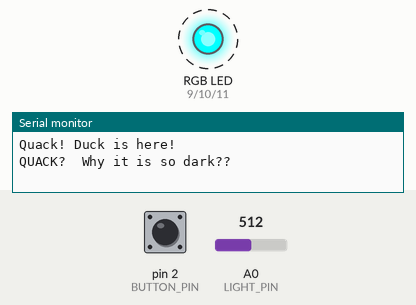
Simulated run of this sketch. Board: Arduino Uno, built with avr-gcc and run on an emulated ATmega328P. Parts: an RGB LED mixed from three pins (HIGH = lit), the last lines printed to the serial monitor. Dashed ring = blinking. The test bench sets the inputs (shaded band); at power-on: A0 (LIGHT_PIN) = 512, pin 2 (BUTTON_PIN) HIGH.

Above: at 0.95 s.
1.5 s: A0 (LIGHT_PIN) set to 268
4.5 s: A0 (LIGHT_PIN) set to 242
6.0 s: pin 2 (BUTTON_PIN) pulled LOW for 0.15 s
At 6.3 s:
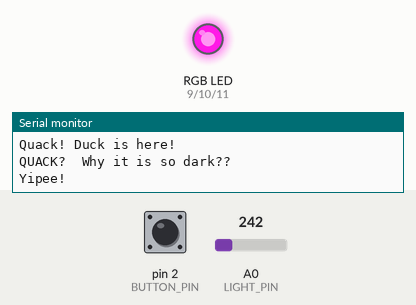
9.1 s: A0 (LIGHT_PIN) set to 260
At 9.54 s:
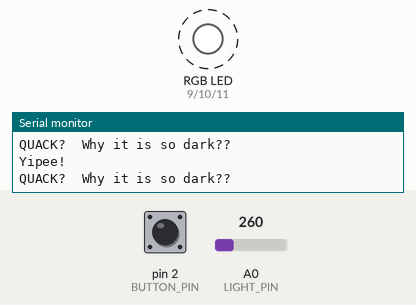
12.1 s: A0 (LIGHT_PIN) set to 240
At 13.4 s:
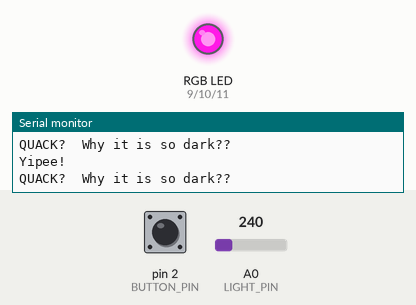
15.1 s: A0 (LIGHT_PIN) set to 306
At 20.4 s:
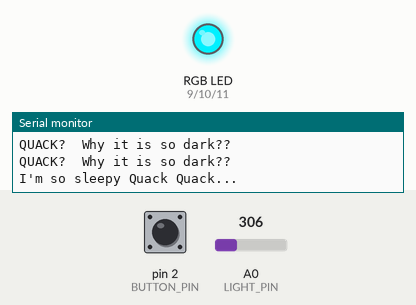
Timing chart, 0 to 23.2 s (numbered marks = the images above; inputs shaded):
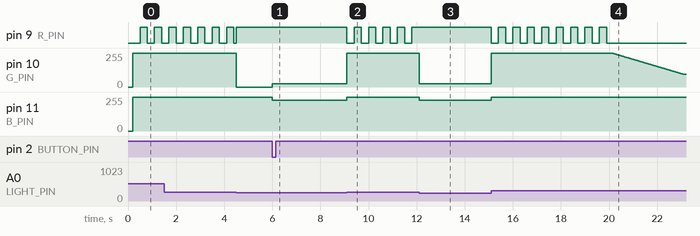

The sketch:

Interactive_Toy_HW_10-29_.ino
```cpp
const int R_PIN      = 9;
const int G_PIN      = 10;
const int B_PIN      = 11;
const int BUTTON_PIN = 2;
const int LIGHT_PIN  = A0;

const bool COMMON_ANODE    = true;
const bool DARK_IS_HIGH    = true;
const int  LIGHT_THRESHOLD = 250;

const int MIN_MOOD     = 0;
const int NEUTRAL_MOOD = 10;
const int MAX_MOOD     = 20;

const unsigned long UNTOUCH_MS     = 5000;  // ignored this long -> start getting angry
const unsigned long DECAY_STEP_MS  = 1000;  // time per red step
const unsigned long BLINK_MS       = 300;
const unsigned long DARK_TO_SLEEP  = 5000;
const unsigned long SLEEP_FADE_MS  = 3000;  // red -> yellow
const unsigned long YELLOW_HOLD_MS = 3000;
const unsigned long SLEEP_OFF_MIN_MS = 3000;  // LED stays off at least this long before waking
const unsigned long WAKE_FADE_MS   = 5000;  // off -> green (normal speed)
const unsigned long WAKE_SPEEDUP_MS = 500;  // after a press, the rest of the fade takes this long
const int YELLOW_GREEN_LEVEL = 160;         // lower if yellow looks too green

// ---------- NEW (sunbath) settings ----------
const int  SUN_THRESHOLD = 100;                  // sensor value BELOW this = flashlight on it (yours reads ~30-60)
const unsigned long SUN_ENTER_MS    = 300;      // light must stay this long before the sunbath starts
const unsigned long SUN_LEAVE_MS    = 500;      // light must be gone this long before the sunbath ends
const unsigned long SUN_TO_BROWN_MS = 5000;     // orange -> dark brown
const int SUN_STEPS = 10;                       // number of darker steps
const unsigned long WAVE_MS         = 1200;     // length of one brightness wave (100% -> 50% -> 100%)
const unsigned long HOT_FLASH_MS    = 500;      // red flicker when you press during the sunbath
const unsigned long HOT_BLINK_MS    = 125;      // red on / off speed of that flicker
const int ORANGE_R = 150, ORANGE_G = 100, ORANGE_B = 0;   // start color
const int BROWN_R  = 80,  BROWN_G  = 20,  BROWN_B  = 0;   // end color (dark brown)


enum State { AWAKE, DARK_BLINK, SLEEP_FADE, SLEEP_HOLD, SLEEP_OFF, WAKE_FADE, SUNBATH };   // NEW: SUNBATH
State state = AWAKE;
unsigned long stateStart = 0;

int mood = NEUTRAL_MOOD;
bool buttonWasPressed = false;
unsigned long lastTouch = 0;
unsigned long lastDecay = 0;

// wake fade progress (so a press can speed it up smoothly)
float wakeStartLevel = 0;                 // 0..1 brightness when the current speed began
unsigned long wakeDuration = WAKE_FADE_MS;
bool wakeSpedUp = false;

// sunbath variables
bool sunnyNow = false;                    // is the flashlight on the sensor right now?
unsigned long sunnyChangedAt = 0;         // when sunnyNow last changed
bool grillPrinted = false;                // "grill duck" message printed yet?
bool hotActive = false;                   // red flicker running?
unsigned long hotStart = 0;


void setup() {
  Serial.begin(9600);
  pinMode(BUTTON_PIN, INPUT_PULLUP);
  delay(200);                                              // let the pin settle
  buttonWasPressed = (digitalRead(BUTTON_PIN) == LOW);     // a button already "down" at power-up is not a click
  pinMode(R_PIN, OUTPUT);
  pinMode(G_PIN, OUTPUT);
  pinMode(B_PIN, OUTPUT);

  wakeToNeutral();
}

void loop() {
  bool dark = isDark();
  bool buttonClicked = readButtonClick();
  trackSun();                                              // NEW

  switch (state) {
    case AWAKE:      updateAwake(dark, buttonClicked);      break;
    case DARK_BLINK: updateDarkBlink(dark, buttonClicked);  break;
    case SLEEP_FADE: updateSleepFade();                     break;
    case SLEEP_HOLD: updateSleepHold();                     break;
    case SLEEP_OFF:  updateSleepOff(dark, buttonClicked);   break;
    case WAKE_FADE:  updateWakeFade(dark, buttonClicked);   break;
    case SUNBATH:    updateSunbath(buttonClicked);          break;   // NEW
  }
}


void changeState(State next) {
  state = next;
  stateStart = millis();
}

void enterAwake() {                 // keeps the current mood
  lastTouch = millis();
  lastDecay = millis();
  changeState(AWAKE);
}

void wakeToNeutral() {              // fade finished: fully green + announce
  mood = NEUTRAL_MOOD;
  Serial.println("Quack! Duck is here!");
  enterAwake();
}

void startSleep() {
  Serial.println("I'm so sleepy Quack Quack...");
  changeState(SLEEP_FADE);
}

void startWakeFade() {              // always begins from LED off, normal speed
  wakeStartLevel = 0;
  wakeDuration = WAKE_FADE_MS;
  wakeSpedUp = false;
  changeState(WAKE_FADE);
}


void updateAwake(bool dark, bool buttonClicked) {
  if (dark) {
    Serial.println("QUACK?  Why it is so dark??");
    changeState(DARK_BLINK);
    return;
  }
  if (sunReady()) {                  // NEW: flashlight detected -> sunbath
    startSunbath();
    return;
  }
  if (buttonClicked) handleButtonClick();
  handleDecay();
  showMood(mood);
}

void updateDarkBlink(bool dark, bool buttonClicked) {
  if (!dark) {                       // dark was short: restore previous mood
    enterAwake();
    return;
  }
  if (buttonClicked) {               // press = skip straight to sleep (yellow hold)
    Serial.println("'m so sleepy Quack Quack...");
    changeState(SLEEP_HOLD);
    return;
  }
  bool on = ((millis() - stateStart) / BLINK_MS) % 2 == 0;
  setColor(on ? 255 : 0, 0, 0);

  if (millis() - stateStart > DARK_TO_SLEEP) startSleep();
}

// sensor and button are ignored in SLEEP_FADE and SLEEP_HOLD
void updateSleepFade() {
  float t = progress(SLEEP_FADE_MS);
  setColor(255, YELLOW_GREEN_LEVEL * t, 0);      // red -> yellow
  if (t >= 1.0) changeState(SLEEP_HOLD);
}

void updateSleepHold() {
  setColor(255, YELLOW_GREEN_LEVEL, 0);
  if (millis() - stateStart >= YELLOW_HOLD_MS) changeState(SLEEP_OFF);
}

void updateSleepOff(bool dark, bool buttonClicked) {
  setColor(0, 0, 0);

  // stay off for a minimum time, ignoring light and button
  if (millis() - stateStart < SLEEP_OFF_MIN_MS) return;

  if (buttonClicked || !dark) startWakeFade();   // light or press -> start fading in
}

void updateWakeFade(bool dark, bool buttonClicked) {
  if (dark) {                        // dark again: yellow, then off
    Serial.println("Let me sleep quack quack...");
    changeState(SLEEP_HOLD);
  }

  float t = wakeLevel();

  if (buttonClicked && !wakeSpedUp) {            // press = finish the fade in 0.5s
    wakeStartLevel = t;
    wakeDuration = WAKE_SPEEDUP_MS;
    wakeSpedUp = true;
    stateStart = millis();
  }

  t = wakeLevel();
  setColor(0, 255 * t, 0);                       // off -> green
  if (t >= 1.0) wakeToNeutral();
}

// current wake fade brightness 0..1 (continues from wakeStartLevel)
float wakeLevel() {
  float f = (millis() - stateStart) / (float)wakeDuration;
  if (f > 1.0) f = 1.0;
  return wakeStartLevel + (1.0 - wakeStartLevel) * f;
}


void handleButtonClick() {
  lastTouch = millis();
  if (mood >= MAX_MOOD) return;

  mood++;
  printMoodMessage("Yipee!");
}

void handleDecay() {
  unsigned long now = millis();
  if (mood > MIN_MOOD && now - lastTouch > UNTOUCH_MS && now - lastDecay > DECAY_STEP_MS) {
    mood--;
    lastDecay = now;
    printMoodMessage("Quack!");
  }
}


void printMoodMessage(const char* stepMessage) {
  if (mood == MAX_MOOD)      Serial.println("QUACK QUACK! The duck is very happy-yipee!");
  else if (mood == MIN_MOOD) Serial.println("The duck is ANGRY :(");
  else                       Serial.println(stepMessage);
}


bool readButtonClick() {
  bool pressed = (digitalRead(BUTTON_PIN) == LOW);
  bool clicked = pressed && !buttonWasPressed;
  buttonWasPressed = pressed;
  return clicked;
}

bool isDark() {
  int value = analogRead(LIGHT_PIN);
  return DARK_IS_HIGH ? (value > LIGHT_THRESHOLD) : (value < LIGHT_THRESHOLD);
}


void setColor(int r, int g, int b) {
  r = constrain(r, 0, 255);
  g = constrain(g, 0, 255);
  b = constrain(b, 0, 255);
  if (COMMON_ANODE) { r = 255 - r; g = 255 - g; b = 255 - b; }
  analogWrite(R_PIN, r);
  analogWrite(G_PIN, g);
  analogWrite(B_PIN, b);
}

// mood 0 = red, 10 = green, 20 = blue
void showMood(int m) {
  m = constrain(m, MIN_MOOD, MAX_MOOD);
  if (m >= NEUTRAL_MOOD) {
    float t = (m - NEUTRAL_MOOD) / (float)NEUTRAL_MOOD;   // 0 = green, 1 = blue
    setColor(0, 255 * (1 - t), 255 * t);
  } else {
    float t = (NEUTRAL_MOOD - m) / (float)NEUTRAL_MOOD;   // 0 = green, 1 = red
    setColor(255 * t, 255 * (1 - t), 0);
  }
}

float progress(unsigned long duration) {
  float t = (millis() - stateStart) / (float)duration;
  return t > 1.0 ? 1.0 : t;
}


// true when the sensor is lit by a flashlight (reads below SUN_THRESHOLD)
bool isSunny() {
  int value = analogRead(LIGHT_PIN);
  return DARK_IS_HIGH ? (value < SUN_THRESHOLD) : (value > 1023 - SUN_THRESHOLD);
}

// called once per loop: remembers when the flashlight appeared / disappeared
void trackSun() {
  bool sunny = isSunny();
  if (sunny != sunnyNow) {
    sunnyNow = sunny;
    sunnyChangedAt = millis();
  }
}

// the flashlight has been on the sensor for a moment
bool sunReady() {
  return sunnyNow && millis() - sunnyChangedAt >= SUN_ENTER_MS;
}

// the flashlight has been gone for a moment
bool sunGone() {
  return !sunnyNow && millis() - sunnyChangedAt >= SUN_LEAVE_MS;
}

void startSunbath() {
  Serial.println("Yipee! Sunbathing time!");
  grillPrinted = false;
  hotActive = false;
  changeState(SUNBATH);
}

void updateSunbath(bool buttonClicked) {
  // light source is out -> back to the mood the duck had before
  if (sunGone()) {
    enterAwake();
    return;
  }

  // button pressed -> red flicker + message (mood does not change)
  if (buttonClicked) {
    hotActive = true;
    hotStart = millis();
    Serial.println("Too hot to play, QUACK!");
  }

  unsigned long step = (millis() - stateStart) / (SUN_TO_BROWN_MS / SUN_STEPS);
  if (step > SUN_STEPS) step = SUN_STEPS;
  float t = step / (float)SUN_STEPS;             // 0 = orange ... 1 = dark brown

  // fully brown: say it once
  if (t >= 1.0 && !grillPrinted) {
    grillPrinted = true;
    Serial.println("Quack..., I have become a grill duck.");
  }

  // red flicker has priority over the sunbath color
  if (hotActive) {
    unsigned long hotTime = millis() - hotStart;
    if (hotTime >= HOT_FLASH_MS) {
      hotActive = false;
    } else if ((hotTime / HOT_BLINK_MS) % 2 == 0) {
      setColor(255, 0, 0);
      return;
    }
  }

  // color: orange -> brown
  float r = ORANGE_R + (BROWN_R - ORANGE_R) * t;
  float g = ORANGE_G + (BROWN_G - ORANGE_G) * t;
  float b = ORANGE_B + (BROWN_B - ORANGE_B) * t;

  // wave: brightness goes 100% -> 50% -> 100% ... until fully brown, then steady
  float brightness = 1.0;
  if (t < 1.0) {
    float phase = (millis() - stateStart) % WAVE_MS / (float)WAVE_MS;
    brightness = 0.75 + 0.25 * sin(TWO_PI * phase);
  }

  setColor(r * brightness, g * brightness, b * brightness);
}
```

Measured:
- after the input at 6.0 s, pin 10 (G_PIN): 0/255 → 26/255 at once; pin 11 (B_PIN): 255/255 → 230/255 at once
- after the input at 9.1 s, pin 11 (B_PIN): 230/255 → 255/255 after 0.00 s instead of 1.9 s
- after the input at 12.1 s, pin 9 (R_PIN): stops changing and stays HIGH; pin 11 (B_PIN): 255/255 → 230/255 at once
- after the input at 15.1 s, pin 11 (B_PIN): 230/255 → 255/255 after 0.00 s instead of 2.0 s
- by itself, pin 9 (R_PIN): alternates HIGH for 0.30 s and LOW for 0.30 s
